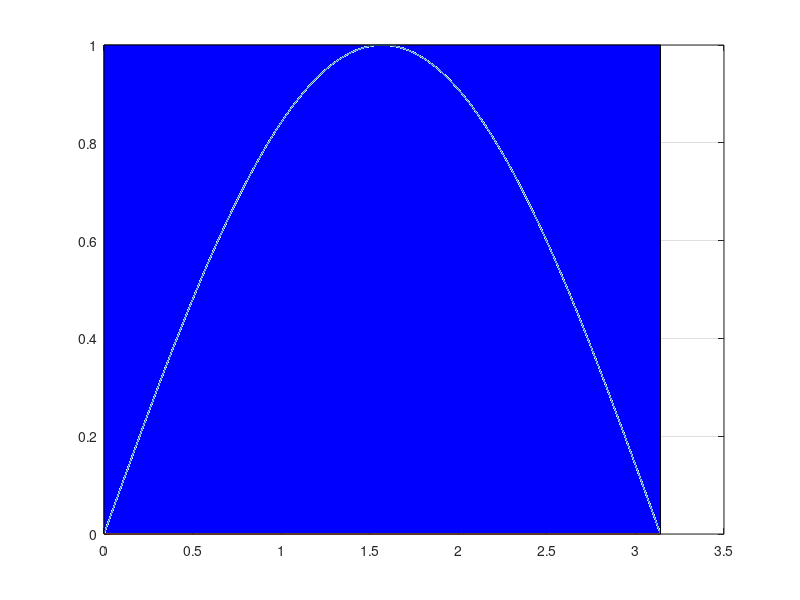

Write MATLAB code to recreate this figure. (Note: this script raises an error after producing the figure.)
fun = @(x) sin(x);

q=integral(fun,0,10);

x=linspace(0,pi,200);
 
plot(x,fun(x));
hold on

grid on;
plot(x,zeros(size(x)))

rectangle('Position',[0 0 pi fun(pi/2)],'FaceColor',	'#0000FF')
ax = gca;
ax.XAxisLocation = 'origin';
ax.YAxisLocation = 'origin';
area(x,fun(x))
colororder('y')

hold off